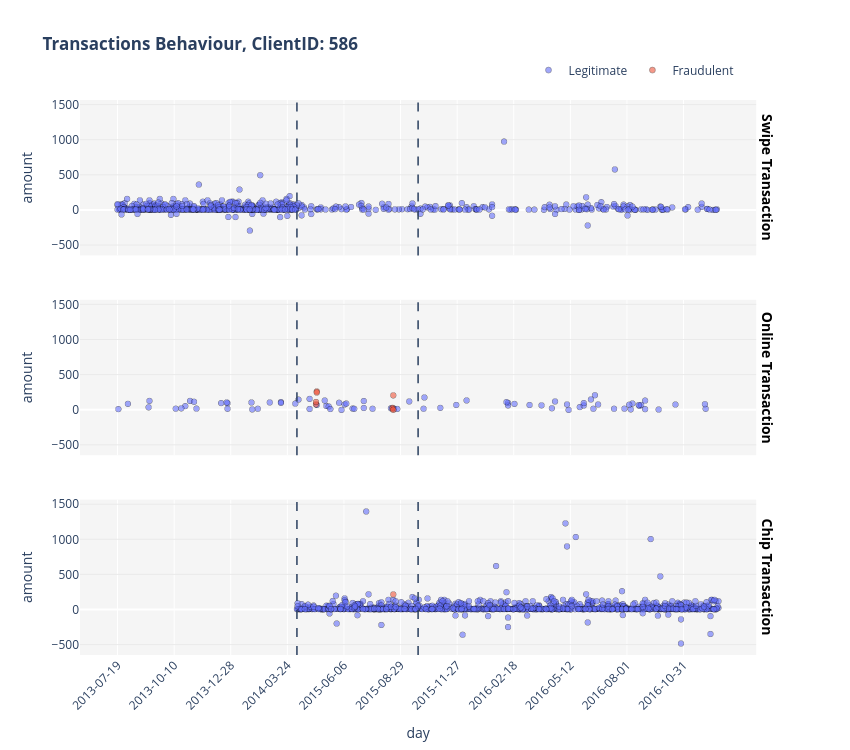

Here is the notebook cell this chart was saved with:
### Code cell
plot_client_behaviour_amount(fraudulent_client_list[1])

### Figure 1 — Plotly figure (JSON) as saved in the notebook; plotly's stock layout.template omitted (floating-point values rounded to 4 significant figures; data arrays with more than 128 entries replaced by an {"elided": "..."} marker saying what was removed)
{"data": [{"customdata": {"elided": "647x2 str values"}, "hovertemplate": "<b>%{customdata[0]}</b><br>Chip: %{customdata[1]}        <br>amount: %{y:,.2f}$<extra></extra>", "legendgroup": "Legitimate", "marker": {"color": "#636efa", "line": {"color": "black", "width": 0.45}, "opacity": 0.6, "symbol": "circle"}, "mode": "markers", "name": "Legitimate", "showlegend": true, "type": "scattergl", "x": {"elided": "647 str values"}, "xaxis": "x3", "y": {"elided": "647 float values"}, "yaxis": "y3"}, {"customdata": {"elided": "78x2 str values"}, "hovertemplate": "<b>%{customdata[0]}</b><br>Chip: %{customdata[1]}        <br>amount: %{y:,.2f}$<extra></extra>", "legendgroup": "Legitimate", "marker": {"color": "#636efa", "line": {"color": "black", "width": 0.45}, "opacity": 0.6, "symbol": "circle"}, "mode": "markers", "name": "Legitimate", "showlegend": false, "type": "scattergl", "x": ["2014-02-21", "2015-04-28", "2015-06-21", "2015-10-06", "2016-05-27", "2016-06-22", "2016-07-15", "2013-12-23", "2015-04-01", "2013-10-26", "2016-02-09", "2016-08-12", "2016-08-30", "2013-09-02", "2016-08-21", "2013-11-11", "2016-08-09", "2016-09-18", "2013-08-03", "2015-08-18", "2014-03-15", "2015-05-11", "2015-06-07", "2016-03-10", "2015-11-02", "2016-06-01", "2015-05-14", "2016-02-09", "2013-12-15", "2013-12-23", "2014-02-04", "2014-03-15", "2015-11-26", "2016-12-04", "2013-11-03", "2016-05-10", "2015-12-11", "2016-02-19", "2015-08-24", "2015-05-08", "2015-05-16", "2015-06-10", "2016-06-16", "2013-12-22", "2014-01-25", "2014-04-07", "2015-07-17", "2016-06-13", "2016-05-04", "2016-07-29", "2015-04-17", "2013-10-20", "2015-04-17", "2016-04-12", "2015-06-23", "2016-08-30", "2013-10-12", "2015-09-10", "2015-05-29", "2016-06-10", "2015-07-06", "2015-10-07", "2015-06-02", "2016-03-26", "2016-04-17", "2016-08-04", "2016-02-07", "2016-10-17", "2013-09-03", "2015-08-14", "2016-06-01", "2013-11-08", "2014-01-26", "2016-08-24", "2015-07-06", "2016-12-03", "2013-07-20", "2016-08-20"], "xaxis": "x2", "y": [109.7, 74.46, 21.9, 19.36, 43.18, 80.47, 19.61, 98.62, 149.2, 56.84, 102.6, 94.43, 13.59, 40.25, 60.37, 21.07, 11.26, 8.02, 89.51, 20.64, 114.9, 59.34, 80.96, 73.02, 32.13, 65.8, 51.09, 67.05, 100.2, 18.99, 19.26, 103.4, 73.72, 19.06, 131.7, 2.92, 138.4, 88.9, 16.98, 136.9, 15.64, 92.99, 212.8, 109.6, 109.2, 92.87, 19.13, 19.18, 81.15, 20.47, 160.0, 25.69, 16.5, 26.32, 19.0, 135.5, 20.45, 124.1, 105.0, 152.0, 30.26, 180.6, 2.87, 68.58, 123.4, 77.2, 114.0, 79.66, 131.4, 26.12, 100.8, 119.0, 10.37, 73.86, 129.7, 84.69, 14.34, 71.69], "yaxis": "y2"}, {"customdata": {"elided": "891x2 str values"}, "hovertemplate": "<b>%{customdata[0]}</b><br>Chip: %{customdata[1]}        <br>amount: %{y:,.2f}$<extra></extra>", "legendgroup": "Legitimate", "marker": {"color": "#636efa", "line": {"color": "black", "width": 0.45}, "opacity": 0.6, "symbol": "circle"}, "mode": "markers", "name": "Legitimate", "showlegend": false, "type": "scattergl", "x": {"elided": "891 str values"}, "xaxis": "x", "y": {"elided": "891 float values"}, "yaxis": "y"}, {"customdata": [["Monday, 27 Apr 2015", "Online Transaction"], ["Sunday, 16 Aug 2015", "Online Transaction"], ["Tuesday, 28 Apr 2015", "Online Transaction"], ["Monday, 27 Apr 2015", "Online Transaction"], ["Tuesday, 28 Apr 2015", "Online Transaction"], ["Sunday, 16 Aug 2015", "Online Transaction"], ["Monday, 17 Aug 2015", "Online Transaction"], ["Monday, 17 Aug 2015", "Online Transaction"]], "hovertemplate": "<b>%{customdata[0]}</b><br>Chip: %{customdata[1]}        <br>amount: %{y:,.2f}$<extra></extra>", "legendgroup": "Fraudulent", "marker": {"color": "#EF553B", "line": {"color": "black", "width": 0.45}, "opacity": 0.6, "symbol": "circle"}, "mode": "markers", "name": "Fraudulent", "showlegend": true, "type": "scattergl", "x": ["2015-04-27", "2015-08-16", "2015-04-28", "2015-04-27", "2015-04-28", "2015-08-16", "2015-08-17", "2015-08-17"], "xaxis": "x2", "y": [82.65, 32.74, 266.6, 116.0, 251.1, 19.36, 4.32, 210.8], "yaxis": "y2"}, {"customdata": [["Monday, 17 Aug 2015", "Chip Transaction"]], "hovertemplate": "<b>%{customdata[0]}</b><br>Chip: %{customdata[1]}        <br>amount: %{y:,.2f}$<extra></extra>", "legendgroup": "Fraudulent", "marker": {"color": "#EF553B", "line": {"color": "black", "width": 0.45}, "opacity": 0.6, "symbol": "circle"}, "mode": "markers", "name": "Fraudulent", "showlegend": false, "type": "scattergl", "x": ["2015-08-17"], "xaxis": "x", "y": [217.2], "yaxis": "y"}], "layout": {"annotations": [{"font": {"color": "black", "size": 14}, "showarrow": false, "text": "<b>Chip Transaction</b>", "textangle": 90, "x": 0.98, "xanchor": "left", "xref": "paper", "y": 0.14, "yanchor": "middle", "yref": "paper"}, {"font": {"color": "black", "size": 14}, "showarrow": false, "text": "<b>Online Transaction</b>", "textangle": 90, "x": 0.98, "xanchor": "left", "xref": "paper", "y": 0.5, "yanchor": "middle", "yref": "paper"}, {"font": {"color": "black", "size": 14}, "showarrow": false, "text": "<b>Swipe Transaction</b>", "textangle": 90, "x": 0.98, "xanchor": "left", "xref": "paper", "y": 0.86, "yanchor": "middle", "yref": "paper"}], "autosize": false, "height": 750, "legend": {"orientation": "h", "title": {"text": ""}, "tracegroupgap": 0, "x": 0.65, "xanchor": "left", "y": 1.08, "yanchor": "top"}, "paper_bgcolor": "white", "plot_bgcolor": "#F5F5F5", "shapes": [{"line": {"dash": "dash", "width": 1.5}, "type": "line", "x0": "2011-01-08", "x1": "2011-01-08", "xref": "x", "y0": 0, "y1": 1, "yref": "y domain"}, {"line": {"dash": "dash", "width": 1.5}, "type": "line", "x0": "2011-01-08", "x1": "2011-01-08", "xref": "x2", "y0": 0, "y1": 1, "yref": "y2 domain"}, {"line": {"dash": "dash", "width": 1.5}, "type": "line", "x0": "2011-01-08", "x1": "2011-01-08", "xref": "x3", "y0": 0, "y1": 1, "yref": "y3 domain"}, {"line": {"dash": "dash", "width": 1.5}, "type": "line", "x0": "2015-03-30", "x1": "2015-03-30", "xref": "x", "y0": 0, "y1": 1, "yref": "y domain"}, {"line": {"dash": "dash", "width": 1.5}, "type": "line", "x0": "2015-03-30", "x1": "2015-03-30", "xref": "x2", "y0": 0, "y1": 1, "yref": "y2 domain"}, {"line": {"dash": "dash", "width": 1.5}, "type": "line", "x0": "2015-03-30", "x1": "2015-03-30", "xref": "x3", "y0": 0, "y1": 1, "yref": "y3 domain"}], "title": {"text": "<b>Transactions Behaviour, ClientID: 586</b>"}, "width": 850, "xaxis": {"anchor": "y", "autorange": true, "categoryarray": {"elided": "755 str values"}, "categoryorder": "array", "domain": [0, 0.98], "matches": "x", "nticks": 12, "range": [-47.12, 801.1], "showspikes": true, "showticklabels": true, "spikecolor": "#040404", "spikedash": "dash", "spikemode": "across", "spikethickness": 1, "tickangle": -45, "tickformat": "%A, %d %b %Y", "title": {"text": "day"}, "type": "category"}, "xaxis2": {"anchor": "y2", "autorange": true, "categoryarray": {"elided": "755 str values"}, "categoryorder": "array", "domain": [0, 0.98], "matches": "x", "nticks": 12, "range": [-47.12, 801.1], "showspikes": true, "showticklabels": false, "spikecolor": "#040404", "spikedash": "dash", "spikemode": "across", "spikethickness": 1, "tickangle": -45, "tickformat": "%A, %d %b %Y", "type": "category"}, "xaxis3": {"anchor": "y3", "autorange": true, "categoryarray": {"elided": "755 str values"}, "categoryorder": "array", "domain": [0, 0.98], "matches": "x", "nticks": 12, "range": [-47.12, 801.1], "showspikes": true, "showticklabels": false, "spikecolor": "#040404", "spikedash": "dash", "spikemode": "across", "spikethickness": 1, "tickangle": -45, "tickformat": "%A, %d %b %Y", "type": "category"}, "yaxis": {"anchor": "x", "autorange": true, "domain": [0, 0.28], "gridcolor": "#EAEAEA", "range": [-648.1, 1566.0], "showgrid": true, "title": {"text": "amount"}, "type": "linear"}, "yaxis2": {"anchor": "x2", "autorange": true, "domain": [0.36, 0.64], "gridcolor": "#EAEAEA", "matches": "y", "range": [-648.1, 1566.0], "showgrid": true, "title": {"text": "amount"}, "type": "linear"}, "yaxis3": {"anchor": "x3", "autorange": true, "domain": [0.72, 1], "gridcolor": "#EAEAEA", "matches": "y", "range": [-648.1, 1566.0], "showgrid": true, "title": {"text": "amount"}, "type": "linear"}}}
